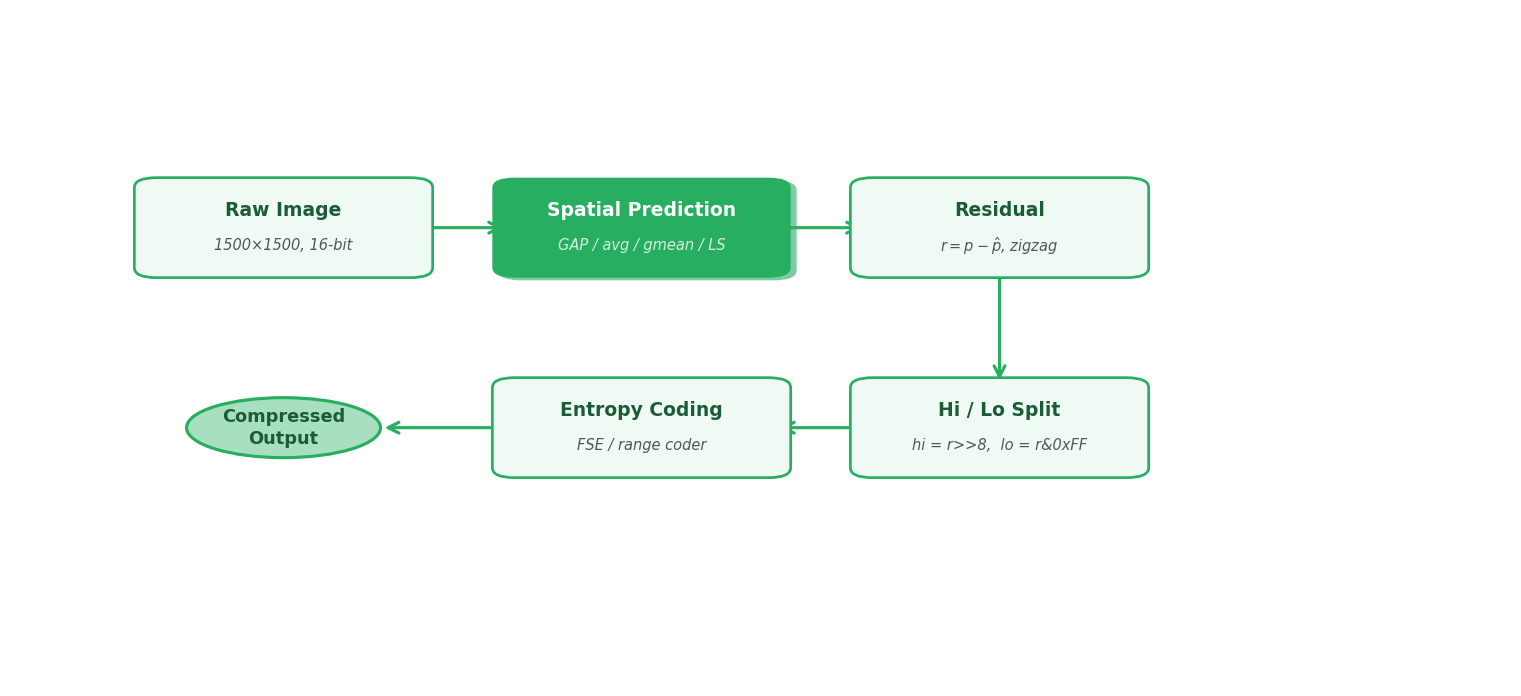

This figure's Python source:
import matplotlib.pyplot as plt
from matplotlib.patches import FancyBboxPatch, Ellipse

fig, ax = plt.subplots(figsize=(10, 4.5))
fig.patch.set_facecolor('white')
ax.set_facecolor('white')
ax.axis('off')
ax.set_xlim(0, 1)
ax.set_ylim(0, 1)

GREEN_DARK = '#1a5c36'
GREEN_MID  = '#27ae60'
GREEN_BG   = '#f0faf4'
GREEN_ACC  = '#a8dfc0'
TEXT_DARK  = '#1a1a1a'
TEXT_MID   = '#555555'

BOX_W  = 0.18
BOX_H  = 0.13
OVAL_W = 0.13
OVAL_H = 0.09

# Layout:
#   Row 1 (y=0.82): Start(oval)  -->  Raw Image  -->  Spatial Prediction
#   Row 2 (y=0.42): Compressed Output(oval)  <--  Entropy Coding  <--  Hi/Lo Split  <--  Residual

nodes = {
    'raw':        ('box',     'Raw Image',           '1500×1500, 16-bit',          0.18, 0.68),
    'pred':       ('box_key', 'Spatial Prediction',  'GAP / avg / gmean / LS',     0.42, 0.68),
    'resid':      ('box',     'Residual',            r'$r = p - \hat{p}$, zigzag', 0.66, 0.68),
    'split':      ('box',     'Hi / Lo Split',       'hi = r>>8,  lo = r&0xFF',    0.66, 0.38),
    'entropy':    ('box',     'Entropy Coding',      'FSE / range coder',          0.42, 0.38),
    'output':     ('oval',    'Compressed\nOutput',  '',                           0.18, 0.38),
}

arrows = [
    ('raw',     'pred',    'right'),
    ('pred',    'resid',   'right'),
    ('resid',   'split',   'down'),
    ('split',   'entropy', 'left'),
    ('entropy', 'output',  'left'),
]

def draw_node(ax, kind, label, subtitle, cx, cy):
    if kind == 'oval':
        el = Ellipse((cx, cy), OVAL_W, OVAL_H,
                     facecolor=GREEN_ACC, edgecolor=GREEN_MID, linewidth=1.5, zorder=3)
        ax.add_patch(el)
        ax.text(cx, cy, label, ha='center', va='center',
                fontsize=8.5, fontweight='bold', color=GREEN_DARK, zorder=4, linespacing=1.3)
    elif kind == 'box_key':
        x0, y0 = cx - BOX_W/2, cy - BOX_H/2
        shadow = FancyBboxPatch((x0+0.004, y0-0.004), BOX_W, BOX_H,
                                boxstyle='round,pad=0.01,rounding_size=0.015',
                                linewidth=0, facecolor='#7ecba1', zorder=2)
        ax.add_patch(shadow)
        box = FancyBboxPatch((x0, y0), BOX_W, BOX_H,
                             boxstyle='round,pad=0.01,rounding_size=0.015',
                             linewidth=0, facecolor=GREEN_MID, zorder=3)
        ax.add_patch(box)
        ax.text(cx, cy + 0.026, label, ha='center', va='center',
                fontsize=9, fontweight='bold', color='white', zorder=4)
        ax.text(cx, cy - 0.026, subtitle, ha='center', va='center',
                fontsize=7, color='#d4f0e0', style='italic', zorder=4)
    else:
        x0, y0 = cx - BOX_W/2, cy - BOX_H/2
        box = FancyBboxPatch((x0, y0), BOX_W, BOX_H,
                             boxstyle='round,pad=0.01,rounding_size=0.015',
                             linewidth=1.3, edgecolor=GREEN_MID, facecolor=GREEN_BG,
                             zorder=3)
        ax.add_patch(box)
        ax.text(cx, cy + 0.026, label, ha='center', va='center',
                fontsize=9, fontweight='bold', color=GREEN_DARK, zorder=4)
        if subtitle:
            ax.text(cx, cy - 0.026, subtitle, ha='center', va='center',
                    fontsize=7, color=TEXT_MID, style='italic', zorder=4)

for key, (kind, label, subtitle, cx, cy) in nodes.items():
    draw_node(ax, kind, label, subtitle, cx, cy)

def node_edge(kind, cx, cy, side):
    hw = (OVAL_W if kind == 'oval' else BOX_W) / 2
    hh = (OVAL_H if kind == 'oval' else BOX_H) / 2
    if side == 'right': return (cx + hw, cy)
    if side == 'left':  return (cx - hw, cy)
    if side == 'top':   return (cx, cy + hh)
    if side == 'bottom':return (cx, cy - hh)

for (fk, tk, direction) in arrows:
    fkind, _, _, fcx, fcy = nodes[fk]
    tkind, _, _, tcx, tcy = nodes[tk]
    if direction == 'right':
        src = node_edge(fkind, fcx, fcy, 'right')
        dst = node_edge(tkind, tcx, tcy, 'left')
    elif direction == 'left':
        src = node_edge(fkind, fcx, fcy, 'left')
        dst = node_edge(tkind, tcx, tcy, 'right')
    elif direction == 'down':
        src = node_edge(fkind, fcx, fcy, 'bottom')
        dst = node_edge(tkind, tcx, tcy, 'top')

    ax.annotate('',
                xy=(dst[0], dst[1]),
                xytext=(src[0], src[1]),
                arrowprops=dict(arrowstyle='->', color=GREEN_MID,
                                lw=1.5, mutation_scale=13),
                zorder=2)

plt.tight_layout(pad=0.2)
plt.savefig('/home/alof/Desktop/TAI/TAI-Project2/plots/pipeline_diagram.png',
            dpi=150, bbox_inches='tight', facecolor='white')
print("saved")
